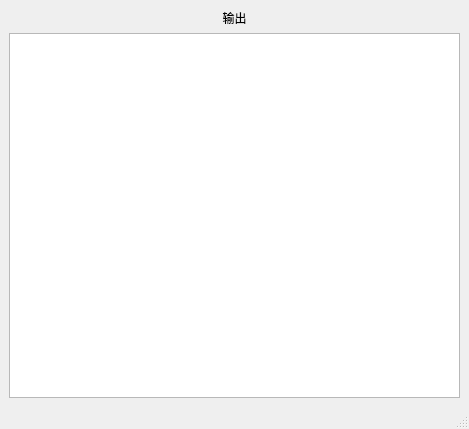
<?xml version="1.0" encoding="UTF-8"?>
<ui version="4.0">
 <class>LoggerWindow</class>
 <widget class="QMainWindow" name="LoggerWindow">
  <property name="geometry">
   <rect>
    <x>0</x>
    <y>0</y>
    <width>469</width>
    <height>429</height>
   </rect>
  </property>
  <property name="windowTitle">
   <string>日志窗口</string>
  </property>
  <widget class="QWidget" name="centralwidget">
   <layout class="QVBoxLayout" name="verticalLayout">
    <item>
     <widget class="QLabel" name="label_show_is_output">
      <property name="text">
       <string>输出</string>
      </property>
      <property name="alignment">
       <set>Qt::AlignmentFlag::AlignCenter</set>
      </property>
     </widget>
    </item>
    <item>
     <widget class="QTextBrowser" name="textBrowser_output"/>
    </item>
   </layout>
  </widget>
  <widget class="QMenuBar" name="menubar">
   <property name="geometry">
    <rect>
     <x>0</x>
     <y>0</y>
     <width>469</width>
     <height>18</height>
    </rect>
   </property>
  </widget>
  <widget class="QStatusBar" name="statusbar"/>
 </widget>
 <resources/>
 <connections/>
</ui>
